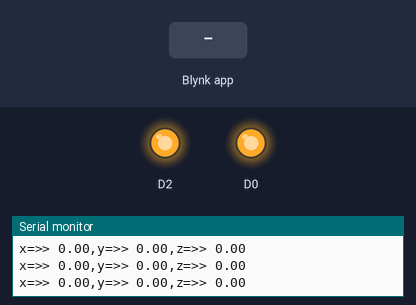
Bench run of a sketch on a simulated ESP8266 (NodeMCU). Shown: output pins drawn as LEDs (lit = HIGH), the last lines printed to the serial monitor. The test bench sets the inputs (shaded band). WiFi joins after 1.5 s; servers stay silent unless stated.

Above: at 3.0 s.
3.1 s: Blynk app writes 1 to V1
At 3.9 s:
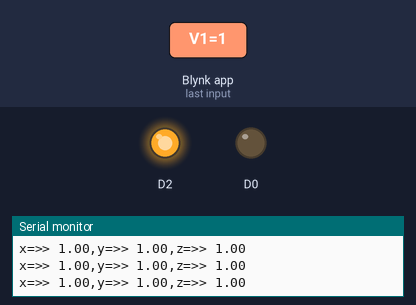
4.6 s: Blynk app writes 0 to V1
At 5.6 s:
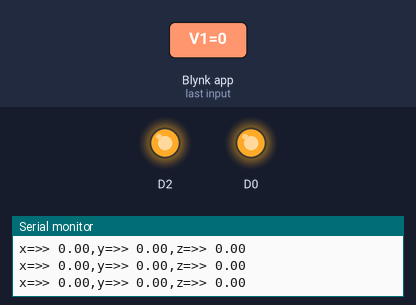
7.6 s: Blynk app writes 200 to V1
At 8.2 s:
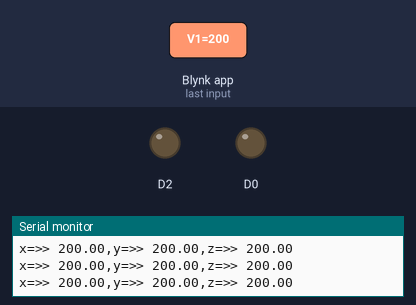
Timing chart, 0 to 10.6 s (numbered marks = the images above; inputs shaded):
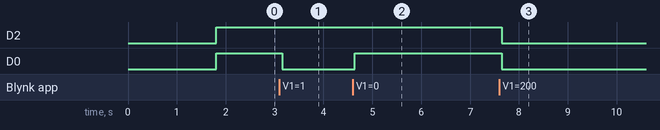

Measured:
- after the input at 3.1 s, D0: HIGH → LOW after 0.06 s
- after the input at 4.6 s, D0: LOW → HIGH at once
- after the input at 7.6 s, D2, D0: HIGH → LOW after 0.05 s

The sketch:

AccelermtrBlynk_bot.ino
```cpp
#define BLYNK_PRINT Serial
//#include <SimpleTimer.h>
#include <ESP8266WiFi.h>
#include <BlynkSimpleEsp8266.h>
float x;
float y;
float z;

// You should get Auth Token in the Blynk App.
// Go to the Project Settings (nut icon).
char auth[] = "cT4RiwYqpmx6_YVWkw8h2zcxFk3Ddt7Z";

// Your WiFi credentials.
// Set password to "" for open networks.
char ssid[] = "Huawei Y9 Prime";        //the name of hotspot where the node MCU will be connected
char pass[] = "123454321";            // password of the hotspot

void setup()
{
  // Debug console
  Serial.begin(9600);
  pinMode(D0,OUTPUT);
  pinMode(D2,OUTPUT);
  Blynk.begin(auth, ssid, pass);
}
  BLYNK_WRITE(V1)
  {// acceleration force applied to axis x
  x = param[0].asFloat();
  // acceleration force applied to axis y
  y = param[1].asFloat();
  // acceleration force applied to axis z
  z = param[2].asFloat();
  /*Serial.print("x =");
  Serial.print(x);
  Serial.print(",y= ");
  Serial.print(y);
  Serial.print(",z= ");
  Serial.print(z);
  Serial.println("");*/

  }

void loop()
{
  Blynk.run();
  //timer.run();
  Serial.print("x=>> ");
  Serial.print(x);
  Serial.print(",y=>> ");
  Serial.print(y);
  Serial.print(",z=>> ");
  Serial.print(z);
  Serial.println("");
   if(y<1)
 {digitalWrite(D0,HIGH);//FW
  digitalWrite(D2,HIGH);

    }
  else if(z<5)
 {digitalWrite(D0,LOW);//LF
  digitalWrite(D2,HIGH);

    }
  else if(x<0)
 {digitalWrite(D0,HIGH);//RG
  digitalWrite(D2,LOW);

    }
  else if(9<=y<=10)
 {digitalWrite(D0,LOW);//STOP
  digitalWrite(D2,LOW);

    }
}
```
